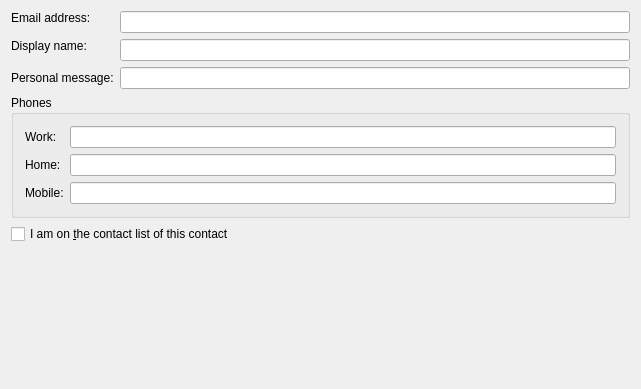
<ui version="4.0" >
 <class>WLMInfo</class>
 <widget class="QWidget" name="WLMInfo" >
  <property name="geometry" >
   <rect>
    <x>0</x>
    <y>0</y>
    <width>641</width>
    <height>389</height>
   </rect>
  </property>
  <layout class="QVBoxLayout" name="verticalLayout" >
   <item>
    <layout class="QFormLayout" name="formLayout" >
     <item row="0" column="0" >
      <widget class="QLabel" name="TextLabel2_2" >
       <property name="sizePolicy" >
        <sizepolicy vsizetype="Maximum" hsizetype="Maximum" >
         <horstretch>0</horstretch>
         <verstretch>0</verstretch>
        </sizepolicy>
       </property>
       <property name="text" >
        <string>Email address:</string>
       </property>
      </widget>
     </item>
     <item row="0" column="1" >
      <widget class="QLineEdit" name="m_id" >
       <property name="readOnly" >
        <bool>true</bool>
       </property>
      </widget>
     </item>
     <item row="1" column="0" >
      <widget class="QLabel" name="TextLabel2_2_2" >
       <property name="sizePolicy" >
        <sizepolicy vsizetype="Maximum" hsizetype="Maximum" >
         <horstretch>0</horstretch>
         <verstretch>0</verstretch>
        </sizepolicy>
       </property>
       <property name="text" >
        <string>Display name:</string>
       </property>
      </widget>
     </item>
     <item row="1" column="1" >
      <widget class="QLineEdit" name="m_displayName" >
       <property name="readOnly" >
        <bool>true</bool>
       </property>
      </widget>
     </item>
     <item row="2" column="0" >
      <widget class="QLabel" name="textLabel1" >
       <property name="text" >
        <string>Personal message:</string>
       </property>
      </widget>
     </item>
     <item row="2" column="1" >
      <widget class="QLineEdit" name="m_personalMessage" >
       <property name="readOnly" >
        <bool>true</bool>
       </property>
      </widget>
     </item>
    </layout>
   </item>
   <item>
    <widget class="QGroupBox" name="groupBox" >
     <property name="title" >
      <string>Phones</string>
     </property>
     <layout class="QFormLayout" name="formLayout_2" >
      <item row="0" column="0" >
       <widget class="QLabel" name="TextLabel6" >
        <property name="text" >
         <string>Work:</string>
        </property>
       </widget>
      </item>
      <item row="0" column="1" >
       <widget class="QLineEdit" name="m_phw" >
        <property name="readOnly" >
         <bool>true</bool>
        </property>
       </widget>
      </item>
      <item row="1" column="0" >
       <widget class="QLabel" name="TextLabel5" >
        <property name="text" >
         <string>Home:</string>
        </property>
       </widget>
      </item>
      <item row="1" column="1" >
       <widget class="QLineEdit" name="m_phh" >
        <property name="readOnly" >
         <bool>true</bool>
        </property>
       </widget>
      </item>
      <item row="2" column="0" >
       <widget class="QLabel" name="TextLabel7" >
        <property name="text" >
         <string>Mobile:</string>
        </property>
       </widget>
      </item>
      <item row="2" column="1" >
       <widget class="QLineEdit" name="m_phm" >
        <property name="readOnly" >
         <bool>true</bool>
        </property>
       </widget>
      </item>
     </layout>
    </widget>
   </item>
   <item>
    <widget class="QCheckBox" name="m_reversed" >
     <property name="toolTip" >
      <string>Show whether you are on the contact list of this user</string>
     </property>
     <property name="whatsThis" >
      <string>If this box is checked, you are on this user's contact list.
If not, the user has not added you to their list, or has removed you.</string>
     </property>
     <property name="text" >
      <string>I am on &amp;the contact list of this contact</string>
     </property>
    </widget>
   </item>
   <item>
    <spacer>
     <property name="orientation" >
      <enum>Qt::Vertical</enum>
     </property>
     <property name="sizeType" >
      <enum>QSizePolicy::Expanding</enum>
     </property>
     <property name="sizeHint" stdset="0" >
      <size>
       <width>20</width>
       <height>40</height>
      </size>
     </property>
    </spacer>
   </item>
  </layout>
 </widget>
 <layoutdefault spacing="6" margin="11" />
 <pixmapfunction>qPixmapFromMimeSource</pixmapfunction>
 <tabstops>
  <tabstop>m_id</tabstop>
  <tabstop>m_displayName</tabstop>
  <tabstop>m_personalMessage</tabstop>
  <tabstop>m_phw</tabstop>
  <tabstop>m_phh</tabstop>
  <tabstop>m_phm</tabstop>
  <tabstop>m_reversed</tabstop>
 </tabstops>
 <resources/>
 <connections/>
</ui>
